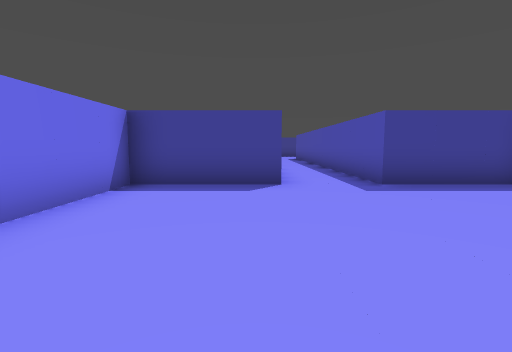
view 1 (above)

16 first-person views from a walk through a level from a Godot 3-D game. The camera is 1.5 m above the floor, tilts 6° down and sees 85° across. The floor is counted in squares, 2 m on a side. Each view is taken from the middle of a square. On the plan, view 1 faces up. The plan holds only what a view shows up to about 10 squares ahead; the rest is blank. The place goes on beyond the plan. Characters and animated objects are not drawn.

view 2
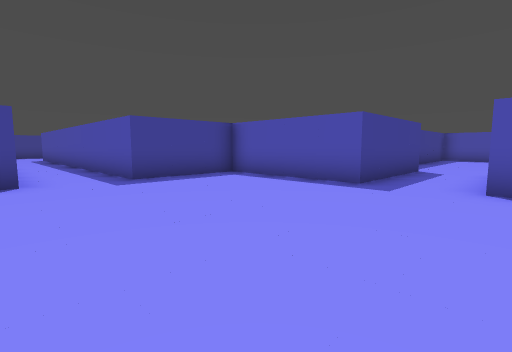

view 3
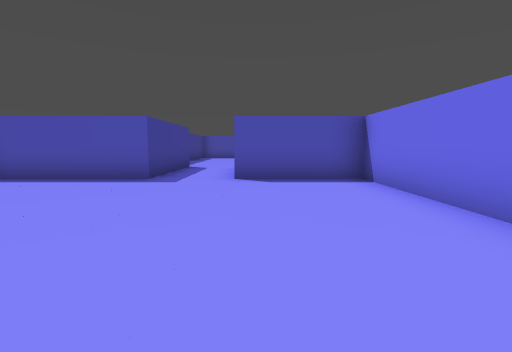

view 4
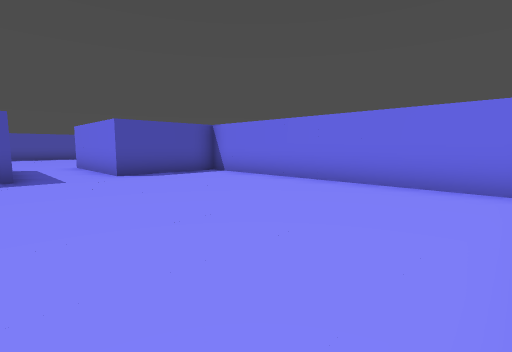

view 5
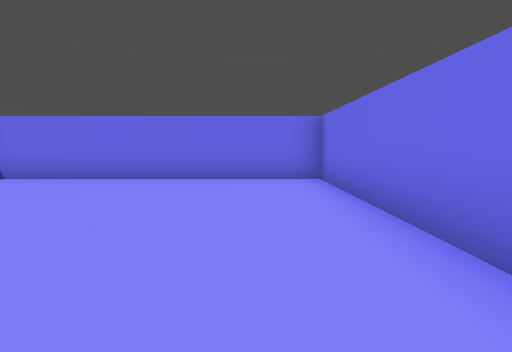

view 6
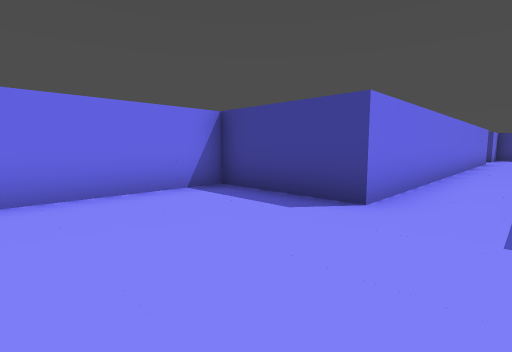

view 7
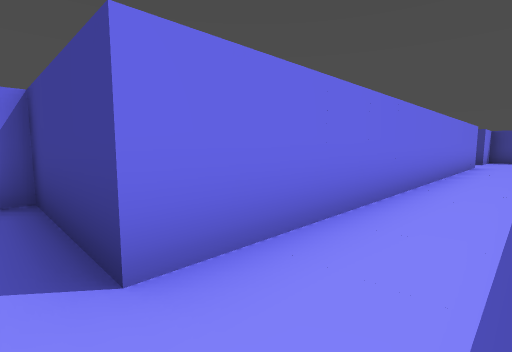

view 8
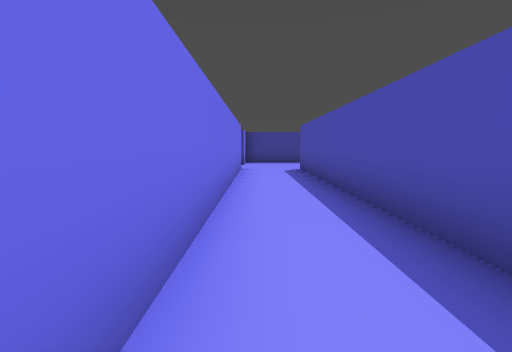

view 9
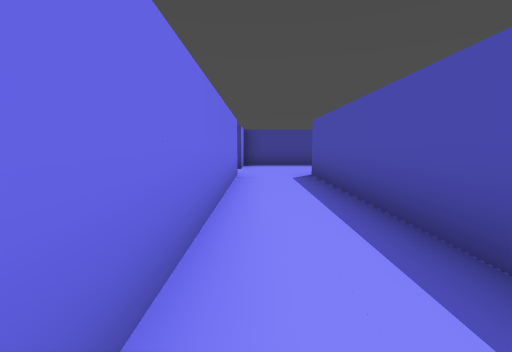

view 10
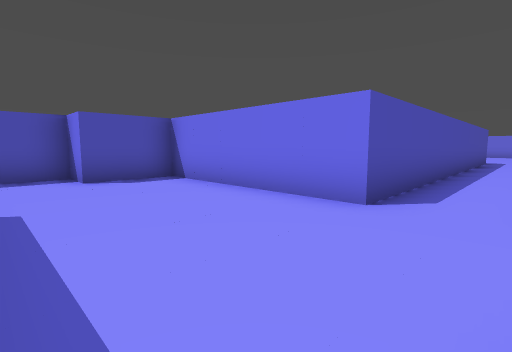

view 11
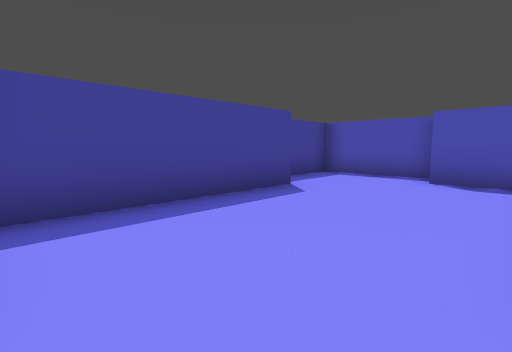

view 12
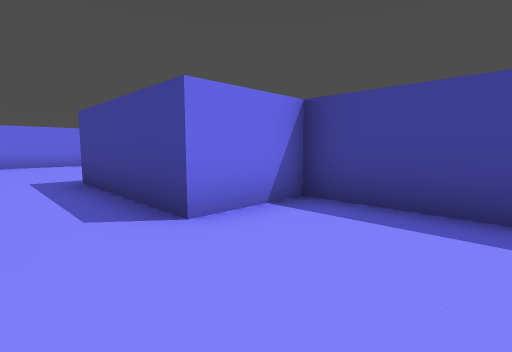

view 13
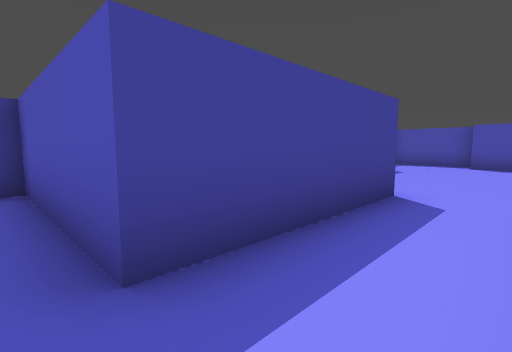

view 14
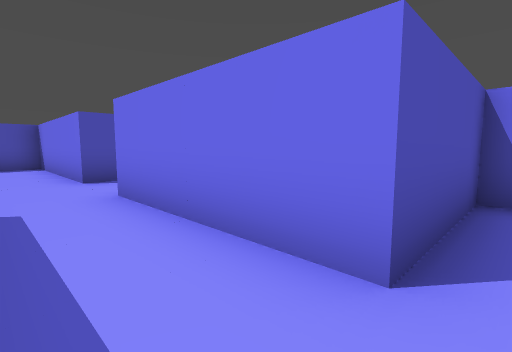

view 15
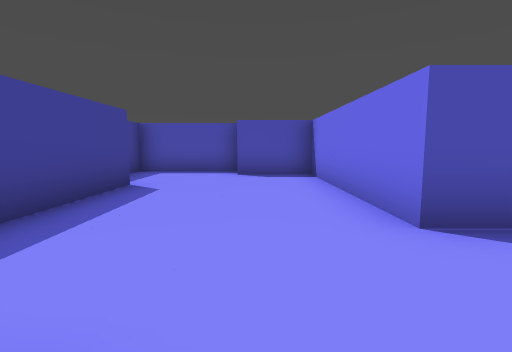

view 16
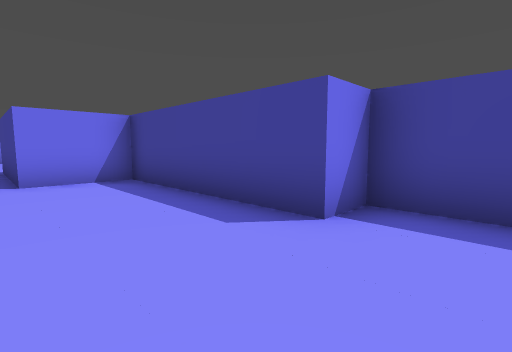

### Floor plan
Points are (right, up) in squares from view 1. A wall is a line through its corners. A room is listed if a view was taken in it or the views show most of it. See-through windows are left out.
Room 1 (views 1, 2, 3, 4, 5, 6, 7, 8, 9)
walls: (9.5, 1.5) (5.5, 1.5) (5.5, 5.5) (2.5, 5.5) (2.5, 17.5); (0.5, 17.5) (0.5, 5.5) (-2.5, 5.5) (-2.5, -3.5) (5.5, -3.5) (5.5, -0.5) (9.5, -0.5)
ways out: opening at (1.5, 17) to room 2; opening at (9.5, 0.5)
Room 2 (views 10, 11, 12, 13, 14, 15, 16)
walls: (2.5, 17.5) (7.5, 17.5) (7.5, 19.5) (8.5, 19.5) (8.5, 22.5) (5.5, 22.5) (5.5, 21.5) (0.5, 21.5) (0.5, 19.5) (-3.5, 19.5) (-3.5, 23.5) (-3.9, 23.5); (-3.5, 14.5) (-3.5, 17.5) (0.5, 17.5)
ways out: opening at (1.5, 17) to room 1

Where each view was taken, in squares from view 1:
view 1: 0 up, 0 right, facing up
view 2: 1 down, 0 right, facing up-right
view 3: 1 down, 1 left, facing right
view 4: 2 up, 2 left, facing down-right
view 5: 3 up, 1 left, facing down
view 6: 2 up, 2 right, facing up-left
view 7: 5 up, 2 right, facing up-left
view 8: 8 up, 1 right, facing up
view 9: 10 up, 1 right, facing up
view 10: 21 up, 1 right, facing down-right
view 11: 18 up, 1 right, facing up-right
view 12: 18 up, 3 right, facing up-left
view 13: 18 up, 4 left, facing up-right
view 14: 19 up, 4 left, facing down-right
view 15: 19 up, 0 right, facing right
view 16: 19 up, 7 right, facing up-left
